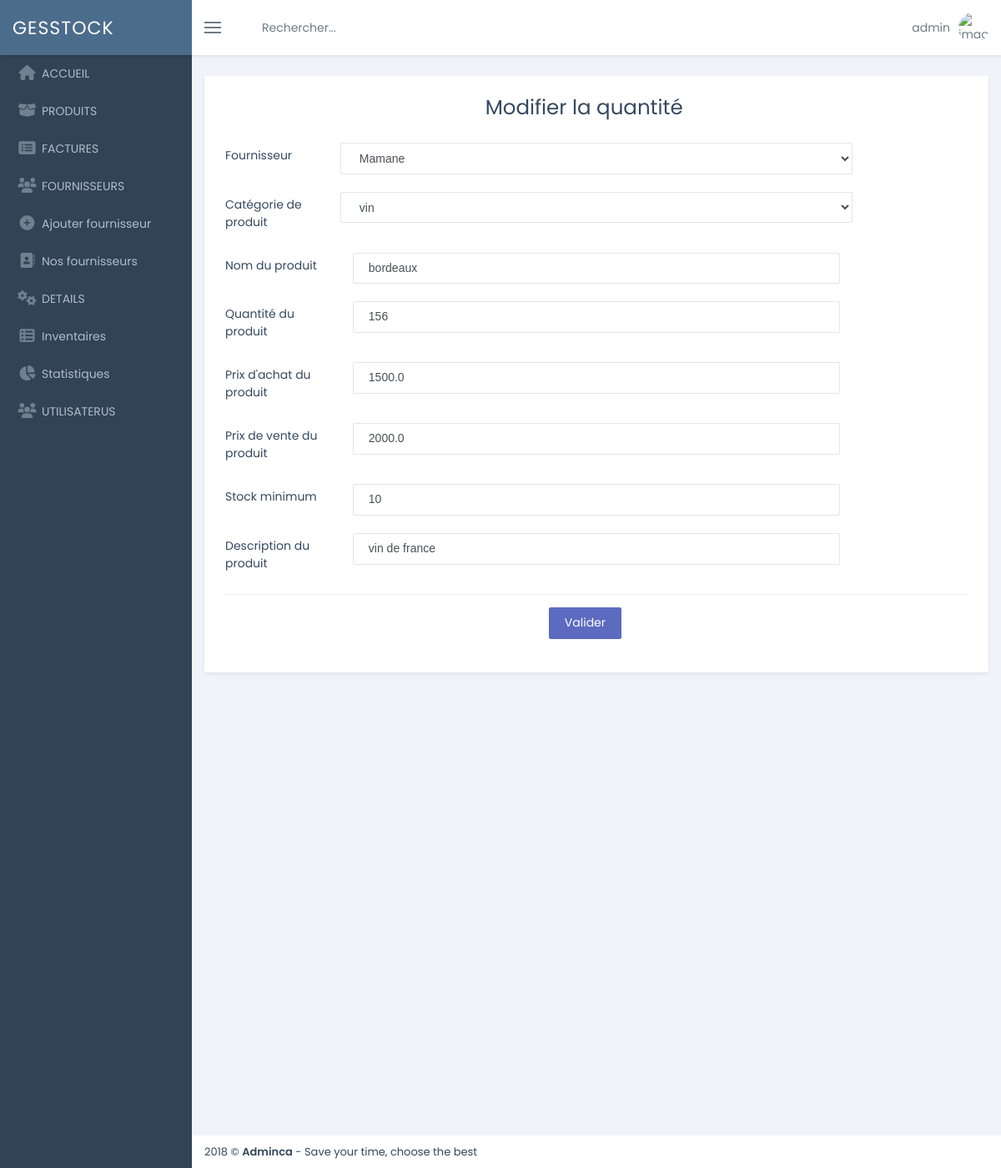
The app's page /shop/update/produit/10/ (signed in), older data.
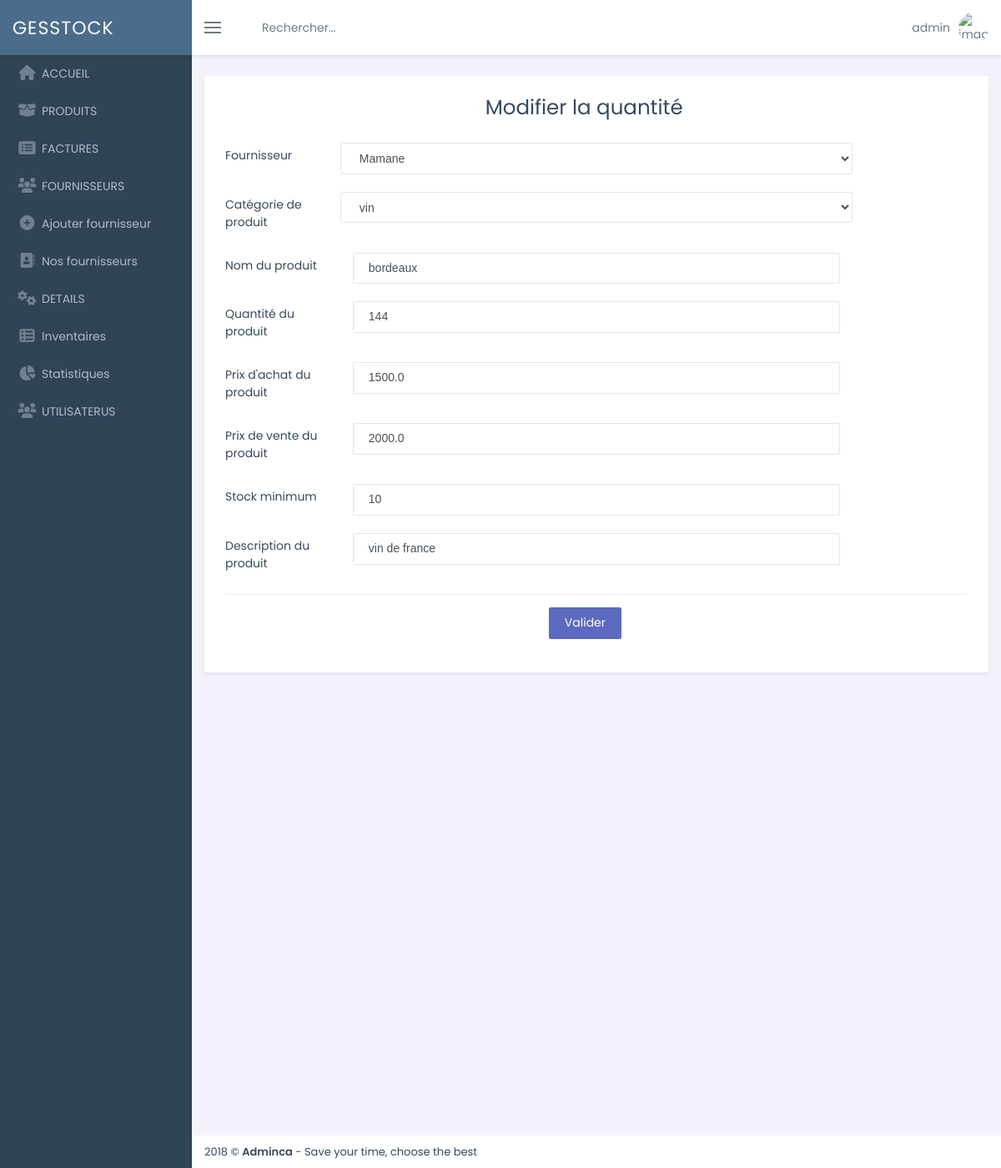
The same page, newer data.
### shop/models.py (models this page shows, shortened)
class Produit(models.Model):
    libelleProd  = models.CharField(max_length=100)
    quantite     = models.IntegerField(default=None)
    prixAchat    = models.FloatField(default=None)
    prixVente    = models.FloatField(default=None)
    stock        = models.IntegerField(default=None)
    description  = models.CharField(max_length=150)
    cateProd     = models.ForeignKey(Categorie, on_delete=models.CASCADE)
    fournisseur  = models.ForeignKey(Fournisseur, on_delete=models.CASCADE)
    etatP        = models.BooleanField(null=True)

class Fournisseur(models.Model):
    nomF         = models.CharField(max_length=100)
    prenomF      = models.CharField(max_length=100)
    adresseF     = models.CharField(max_length=50)
    telephone    = models.IntegerField(default=None)
    mail         = models.EmailField(max_length=150,default=True)

class Categorie(models.Model):
    libelleCate = models.CharField(max_length=100)
    etatC       = models.BooleanField(null=True)
    def __str__(self):
        return self.libelleCate

### shop/views.py (the view, shortened to what this page needs)
# urls.py: path('update/produit/<int:id>/', views.update_produits, name='update_produit'),
@login_required
def update_produits(request, id):
    categories = Categorie.objects.all()
    fournisseurs= Fournisseur.objects.all()
    produit     = Produit.objects.get(id=id)
    return render(request, 'shop/modifProd.html', locals())

### shop/templates/shop/modifProd.html (shortened to what the changed rows need)
{% extends "base.html" %}
{% load static %}
{% block content%}
    <div class="column">
        <section class="panel">
            <div class="panel-body">
                <br>
                <form action="{% url 'update_produit' produit.id %}" method="post" autocomplete="off">
                    <div class="form-group mb-4 row">
                        <label class="col-sm-2 col-form-label">Fournisseur</label>
                        <select class="form-control col-sm-8" name="fournisseur" id="fournisseur" >
                            <optgroup class="col-sm-8">
                                {% for fournisseur in fournisseurs %}
                                    <option value="{{ fournisseur.id }}" {% if fournisseur.id == produit.fournisseur.id%}selected{% endif %}>
                                    </option>
                                {% endfor %}
                            </optgroup>
                        </select>
                    </div>
                    <div class="form-group mb-4 row">
                        <label class="col-sm-2 col-form-label">Catégorie de produit</label>
                        <select class="form-control col-sm-8" name="cateProd" id="cateProd">
                            <optgroup class="col-sm-8">
                                {% for categorie in categories %}
                                    {% if categorie.etatC == null %}
                                        <option value="{{ categorie.id }}" {% if produit.cateProd.id == categorie.id %}selected{% endif %}>
                                        </option>
                                    {% endif %}
                                {% endfor %}
                            </optgroup>
                        </select>
                    </div>
                    <div class="form-group mb-4 row">
                        <div class="col-sm-8">
                            <input type="text" name="libelleProd" id="libelleProd" value="{{ produit.libelleProd}}" placeholder="" class="form-control" required>
                        </div>
                    </div>
                    <div class="form-group mb-4 row">
                        <div class="col-sm-8">
                            <input type="number" name="quantite" id="quantite" value="{{produit.quantite }}" class="form-control" required>
                        </div>
                    </div>
                    <div class="form-group mb-4 row">
                        <div class="col-sm-8">
                            <input type="number" name="prixAchat" id="prixAchat" value="{{produit.prixAchat }}" class="form-control" required>
                        </div>
                    </div>
                    <div class="form-group mb-4 row">
                        <div class="col-sm-8">
                            <input type="number" name="prixVente" id="prixVente" value="{{produit.prixVente }}" class="form-control" required>
                        </div>
                    </div>
                    <div class="form-group mb-4 row">
                        <div class="col-sm-8">
                            <input type="number" name="stock" id="stock" value="{{produit.stock }}" class="form-control" required>
                        </div>
                    </div>
                    <div class="form-group mb-4 row">
                        <div class="col-sm-8">
                            <input type="text" name="description" id="description" value="{{produit.description }}" placeholder="" class="form-control" required>
                        </div>
                    </div>
                </form>
            </div>
        </section>
    </div>
{% endblock %}

Row changes from the older to the newer data that the page shows:
changed Produit "bordeaux": quantite "156" → "144"
